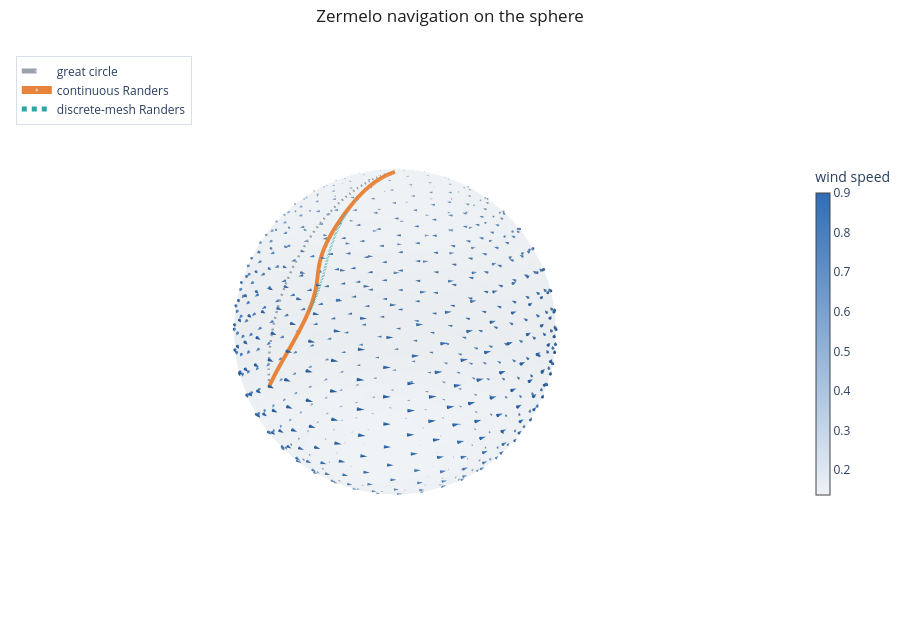

The notebook cell saved with this chart:
### Markdown cell above
## 5. The wind field and the routes

The current is azimuthal everywhere, so we draw it over the whole sphere; cone size follows the wind
speed, which peaks at the equator and fades to zero at the poles. The wind-optimal routes (continuous
and discrete) deflect from the great circle in the direction of the current.

### Code cell
pts, _ = generate_icosphere(radius=1.0, subdivisions=3)
pts = np.array(pts)
W = np.array(jax.vmap(lambda p: sphere.to_tangent(p, w_net(p)))(jnp.array(pts)))
keep = np.linalg.norm(W, axis=1) > 0.06

fig = go.Figure()
fig.add_trace(plotly_sphere(1.0))
fig.add_trace(plotly_cones(pts[keep], W[keep], name="current", sizeref=0.3,
                           showscale=True, colorbar_title="wind speed"))
fig.add_trace(plotly_path(traj_riem.xs, color=PALETTE["muted"], name="great circle",
                          width=5, dash="dash"))
fig.add_trace(plotly_path(traj_rand.xs, color=PALETTE["accent"], name="continuous Randers", width=8))
fig.add_trace(plotly_path(traj_mesh_rand.xs, color=PALETTE["teal"], name="discrete-mesh Randers",
                          width=5, dash="dot", show_start=False))
plotly_layout(fig, "Zermelo navigation on the sphere")
fig.show()

### Figure 1 — Plotly figure (JSON) as saved in the notebook; plotly's stock layout.template omitted (floating-point values rounded to 4 significant figures; data arrays with more than 128 entries replaced by an {"elided": "..."} marker saying what was removed)
{"data": [{"colorscale": [[0.0, "#cdd8e3"], [1.0, "#cdd8e3"]], "hoverinfo": "skip", "lighting": {"ambient": 0.9, "diffuse": 0.2, "specular": 0.05}, "name": "", "opacity": 0.16, "showscale": false, "type": "surface", "x": {"elided": "60x30 float values"}, "y": {"elided": "60x30 float values"}, "z": {"elided": "60x30 float values"}}, {"anchor": "tail", "colorbar": {"len": 0.6, "thickness": 14, "title": {"text": "wind speed"}}, "colorscale": [[0.0, "#eef2f7"], [1.0, "#2f6db5"]], "hoverinfo": "skip", "name": "current", "showscale": true, "sizemode": "scaled", "sizeref": 0.3, "type": "cone", "u": {"elided": "640 float values"}, "v": {"elided": "640 float values"}, "w": {"elided": "640 float values"}, "x": {"elided": "640 float values"}, "y": {"elided": "640 float values"}, "z": {"elided": "640 float values"}}, {"line": {"color": "#9aa3ad", "dash": "dash", "width": 5}, "marker": {"color": "#9aa3ad", "size": [5, 0, 0, 0, 0, 0, 0, 0, 0, 0, 0, 0, 0, 0, 0, 0, 0, 0, 0, 0, 0, 0, 0, 0, 0, 0, 0, 0, 0, 0, 0, 0, 0, 0, 0, 0, 0, 0, 0, 0, 0]}, "mode": "lines+markers", "name": "great circle", "showlegend": true, "type": "scatter3d", "x": [1.0, 0.9995, 0.9981, 0.9956, 0.9921, 0.9874, 0.9815, 0.9742, 0.9653, 0.9548, 0.9425, 0.9284, 0.9122, 0.8939, 0.8735, 0.851, 0.8263, 0.7994, 0.7705, 0.7397, 0.7071, 0.673, 0.6375, 0.6009, 0.5634, 0.5253, 0.4868, 0.4483, 0.4098, 0.3717, 0.3341, 0.2972, 0.2611, 0.2259, 0.1915, 0.158, 0.1253, 0.09328, 0.06185, 0.03083, 0.0], "y": [0.0, -4.363e-06, -8.444e-06, -1.197e-05, -1.469e-05, -1.635e-05, -1.676e-05, -1.57e-05, -1.318e-05, -9.172e-06, -3.922e-06, 2.276e-06, 8.938e-06, 1.558e-05, 2.173e-05, 2.702e-05, 3.133e-05, 3.462e-05, 3.713e-05, 3.911e-05, 4.089e-05, 4.272e-05, 4.473e-05, 4.69e-05, 4.908e-05, 5.1e-05, 5.234e-05, 5.281e-05, 5.22e-05, 5.031e-05, 4.726e-05, 4.31e-05, 3.814e-05, 3.27e-05, 2.709e-05, 2.162e-05, 1.648e-05, 1.18e-05, 7.563e-06, 3.684e-06, 0.0], "z": [0.0, 0.03083, 0.06186, 0.09329, 0.1253, 0.158, 0.1915, 0.2259, 0.2611, 0.2972, 0.3341, 0.3717, 0.4098, 0.4482, 0.4867, 0.5252, 0.5633, 0.6008, 0.6374, 0.6729, 0.7071, 0.7396, 0.7704, 0.7993, 0.8262, 0.8509, 0.8735, 0.8939, 0.9122, 0.9283, 0.9425, 0.9548, 0.9653, 0.9742, 0.9815, 0.9874, 0.9921, 0.9956, 0.9981, 0.9995, 1.0]}, {"line": {"color": "#e8833a", "width": 8}, "marker": {"color": "#e8833a", "size": [5, 0, 0, 0, 0, 0, 0, 0, 0, 0, 0, 0, 0, 0, 0, 0, 0, 0, 0, 0, 0, 0, 0, 0, 0, 0, 0, 0, 0, 0, 0, 0, 0, 0, 0, 0, 0, 0, 0, 0, 0]}, "mode": "lines+markers", "name": "continuous Randers", "showlegend": true, "type": "scatter3d", "x": [1.0, 0.993, 0.9742, 0.9487, 0.9213, 0.8954, 0.8723, 0.8526, 0.8357, 0.8213, 0.8087, 0.7975, 0.7871, 0.777, 0.767, 0.7564, 0.7449, 0.7318, 0.7168, 0.6991, 0.6783, 0.6542, 0.6268, 0.5963, 0.5632, 0.528, 0.4914, 0.4538, 0.4157, 0.3776, 0.3396, 0.3021, 0.2652, 0.2291, 0.1939, 0.1595, 0.1261, 0.09354, 0.06173, 0.03058, 0.0], "y": [0.0, 0.06119, 0.1141, 0.1544, 0.1818, 0.1981, 0.2064, 0.2091, 0.2081, 0.2049, 0.1999, 0.1942, 0.1879, 0.1807, 0.1733, 0.1661, 0.1585, 0.1512, 0.1438, 0.137, 0.1304, 0.1244, 0.1189, 0.1134, 0.108, 0.1023, 0.09598, 0.08925, 0.0819, 0.07451, 0.0668, 0.05935, 0.05218, 0.04532, 0.03891, 0.03291, 0.02705, 0.02122, 0.01503, 0.008114, 0.0], "z": [0.0, 0.1014, 0.1948, 0.276, 0.3437, 0.3989, 0.4433, 0.4789, 0.5082, 0.5324, 0.5532, 0.5712, 0.5876, 0.603, 0.6178, 0.6327, 0.6481, 0.6645, 0.6823, 0.7018, 0.7231, 0.746, 0.7701, 0.7947, 0.8193, 0.843, 0.8656, 0.8866, 0.9058, 0.923, 0.9382, 0.9514, 0.9628, 0.9724, 0.9803, 0.9866, 0.9916, 0.9954, 0.998, 0.9995, 1.0]}, {"line": {"color": "#2ca6a4", "dash": "dot", "width": 5}, "mode": "lines", "name": "discrete-mesh Randers", "showlegend": true, "type": "scatter3d", "x": [1.0, 0.9915, 0.9783, 0.962, 0.9367, 0.9138, 0.8905, 0.8696, 0.8482, 0.8285, 0.8104, 0.7936, 0.7765, 0.7598, 0.7439, 0.7285, 0.713, 0.6961, 0.6782, 0.659, 0.6389, 0.6168, 0.5926, 0.5668, 0.5384, 0.5079, 0.4753, 0.442, 0.4084, 0.3719, 0.335, 0.2986, 0.2628, 0.2273, 0.1926, 0.1585, 0.1254, 0.09298, 0.06134, 0.03039, 0.0], "y": [0.0, 0.05026, 0.096, 0.1348, 0.1638, 0.1854, 0.1999, 0.2095, 0.2146, 0.2167, 0.2163, 0.2143, 0.2103, 0.205, 0.1989, 0.1924, 0.1852, 0.1774, 0.169, 0.1604, 0.1516, 0.1427, 0.1336, 0.1247, 0.1158, 0.107, 0.09823, 0.08973, 0.08137, 0.07348, 0.06546, 0.05803, 0.05109, 0.04431, 0.03802, 0.03217, 0.02648, 0.02079, 0.01475, 0.007967, 0.0], "z": [0.0, 0.08253, 0.1615, 0.2343, 0.2974, 0.3531, 0.4009, 0.4428, 0.479, 0.511, 0.5402, 0.5669, 0.5903, 0.6118, 0.6326, 0.6529, 0.6732, 0.6922, 0.7112, 0.73, 0.7497, 0.7698, 0.7897, 0.8106, 0.8308, 0.8507, 0.8696, 0.8888, 0.9082, 0.9229, 0.9357, 0.9483, 0.9604, 0.9691, 0.9771, 0.9831, 0.9887, 0.9916, 0.9945, 0.9973, 1.0]}], "layout": {"height": 620, "legend": {"bgcolor": "rgba(255,255,255,0.6)", "bordercolor": "#d8dee6", "borderwidth": 1, "font": {"size": 12}, "x": 0.02, "y": 0.98}, "margin": {"b": 0, "l": 0, "r": 0, "t": 44}, "paper_bgcolor": "white", "scene": {"aspectmode": "data", "camera": {"eye": {"x": 1.35, "y": 1.25, "z": 0.8}}, "xaxis": {"showbackground": false, "showgrid": false, "showticklabels": false, "title": {"text": ""}, "visible": false, "zeroline": false}, "yaxis": {"showbackground": false, "showgrid": false, "showticklabels": false, "title": {"text": ""}, "visible": false, "zeroline": false}, "zaxis": {"showbackground": false, "showgrid": false, "showticklabels": false, "title": {"text": ""}, "visible": false, "zeroline": false}}, "title": {"font": {"color": "#1d1d1f", "size": 17}, "text": "Zermelo navigation on the sphere", "x": 0.5, "xanchor": "center"}}}
